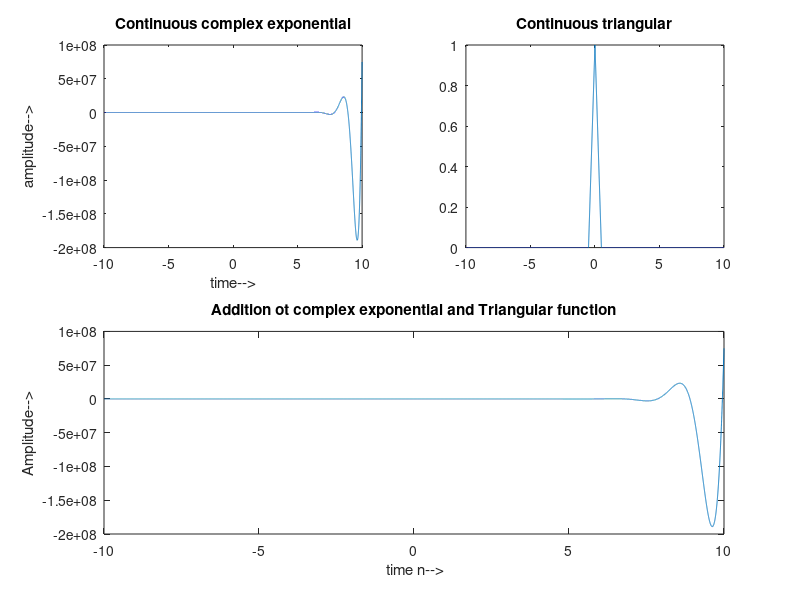

Write the MATLAB code that produced this figure.
f=1000;
t=-10:1/f:10;
a=2;
x=exp((a+3j)*t);
subplot(2,2,1);
plot(t,x);
xlabel('time-->');
ylabel('amplitude-->');
title('Continuous complex exponential');

a=tripuls(t);
subplot(2,2,2);
plot(t,a);
title('Continuous triangular');

for i=1:length(t)
    add(i)=x(i)+a(i);
end

t=-10:1/f:10;

subplot(2,2,3:4);
plot(t,add);
xlabel(' time n-->');
ylabel('Amplitude-->');
title('Addition ot complex exponential and Triangular function');
